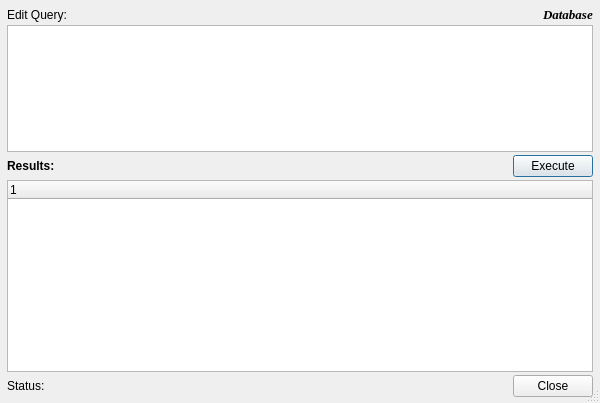
<ui version="4.0" >
 <class>ExecuteQuery</class>
 <widget class="QDialog" name="ExecuteQuery" >
  <property name="geometry" >
   <rect>
    <x>0</x>
    <y>0</y>
    <width>600</width>
    <height>403</height>
   </rect>
  </property>
  <property name="minimumSize" >
   <size>
    <width>280</width>
    <height>100</height>
   </size>
  </property>
  <property name="maximumSize" >
   <size>
    <width>167772</width>
    <height>167772</height>
   </size>
  </property>
  <property name="windowTitle" >
   <string>Execute Query</string>
  </property>
  <property name="sizeGripEnabled" >
   <bool>true</bool>
  </property>
  <layout class="QGridLayout" >
   <property name="leftMargin" >
    <number>7</number>
   </property>
   <property name="topMargin" >
    <number>7</number>
   </property>
   <property name="rightMargin" >
    <number>7</number>
   </property>
   <property name="bottomMargin" >
    <number>6</number>
   </property>
   <property name="verticalSpacing" >
    <number>3</number>
   </property>
   <item row="0" column="0" >
    <layout class="QHBoxLayout" >
     <item>
      <widget class="QLabel" name="label" >
       <property name="text" >
        <string>Edit Query:</string>
       </property>
      </widget>
     </item>
     <item>
      <spacer>
       <property name="orientation" >
        <enum>Qt::Horizontal</enum>
       </property>
       <property name="sizeHint" >
        <size>
         <width>508</width>
         <height>13</height>
        </size>
       </property>
      </spacer>
     </item>
     <item>
      <widget class="QLabel" name="m_DBlabel" >
       <property name="font" >
        <font>
         <family>Times New Roman</family>
         <pointsize>10</pointsize>
         <weight>75</weight>
         <italic>true</italic>
         <bold>true</bold>
        </font>
       </property>
       <property name="text" >
        <string>Database</string>
       </property>
      </widget>
     </item>
    </layout>
   </item>
   <item row="3" column="0" >
    <layout class="QHBoxLayout" >
     <item>
      <widget class="QLabel" name="label_3" >
       <property name="font" >
        <font>
         <weight>75</weight>
         <bold>true</bold>
        </font>
       </property>
       <property name="text" >
        <string>Results:</string>
       </property>
      </widget>
     </item>
     <item>
      <spacer>
       <property name="orientation" >
        <enum>Qt::Horizontal</enum>
       </property>
       <property name="sizeHint" >
        <size>
         <width>408</width>
         <height>20</height>
        </size>
       </property>
      </spacer>
     </item>
     <item>
      <widget class="QPushButton" name="m_pushBtnExecute" >
       <property name="text" >
        <string>Execute</string>
       </property>
      </widget>
     </item>
    </layout>
   </item>
   <item row="4" column="0" >
    <widget class="QRSDBTreeWidget" name="m_pResultsTree" >
     <property name="sizePolicy" >
      <sizepolicy vsizetype="MinimumExpanding" hsizetype="Expanding" >
       <horstretch>0</horstretch>
       <verstretch>0</verstretch>
      </sizepolicy>
     </property>
     <property name="indentation" >
      <number>15</number>
     </property>
     <column>
      <property name="text" >
       <string>1</string>
      </property>
     </column>
    </widget>
   </item>
   <item row="5" column="0" >
    <layout class="QHBoxLayout" >
     <item>
      <widget class="QLabel" name="m_labelStatus" >
       <property name="text" >
        <string>Status:</string>
       </property>
      </widget>
     </item>
     <item>
      <spacer>
       <property name="orientation" >
        <enum>Qt::Horizontal</enum>
       </property>
       <property name="sizeHint" >
        <size>
         <width>40</width>
         <height>20</height>
        </size>
       </property>
      </spacer>
     </item>
     <item>
      <layout class="QHBoxLayout" >
       <property name="spacing" >
        <number>6</number>
       </property>
       <property name="leftMargin" >
        <number>0</number>
       </property>
       <property name="topMargin" >
        <number>0</number>
       </property>
       <property name="rightMargin" >
        <number>0</number>
       </property>
       <property name="bottomMargin" >
        <number>0</number>
       </property>
       <item>
        <spacer>
         <property name="orientation" >
          <enum>Qt::Horizontal</enum>
         </property>
         <property name="sizeHint" >
          <size>
           <width>40</width>
           <height>20</height>
          </size>
         </property>
        </spacer>
       </item>
       <item>
        <widget class="QPushButton" name="m_btnOk" >
         <property name="text" >
          <string>Close</string>
         </property>
        </widget>
       </item>
      </layout>
     </item>
    </layout>
   </item>
   <item rowspan="2" row="1" column="0" >
    <widget class="QTextEdit" name="plainTextEdit" />
   </item>
  </layout>
 </widget>
 <customwidgets>
  <customwidget>
   <class>QRSDBTreeWidget</class>
   <extends>QTreeWidget</extends>
   <header>rsdbtreewidget.h</header>
  </customwidget>
 </customwidgets>
 <tabstops>
  <tabstop>m_btnOk</tabstop>
 </tabstops>
 <resources/>
 <connections/>
</ui>
